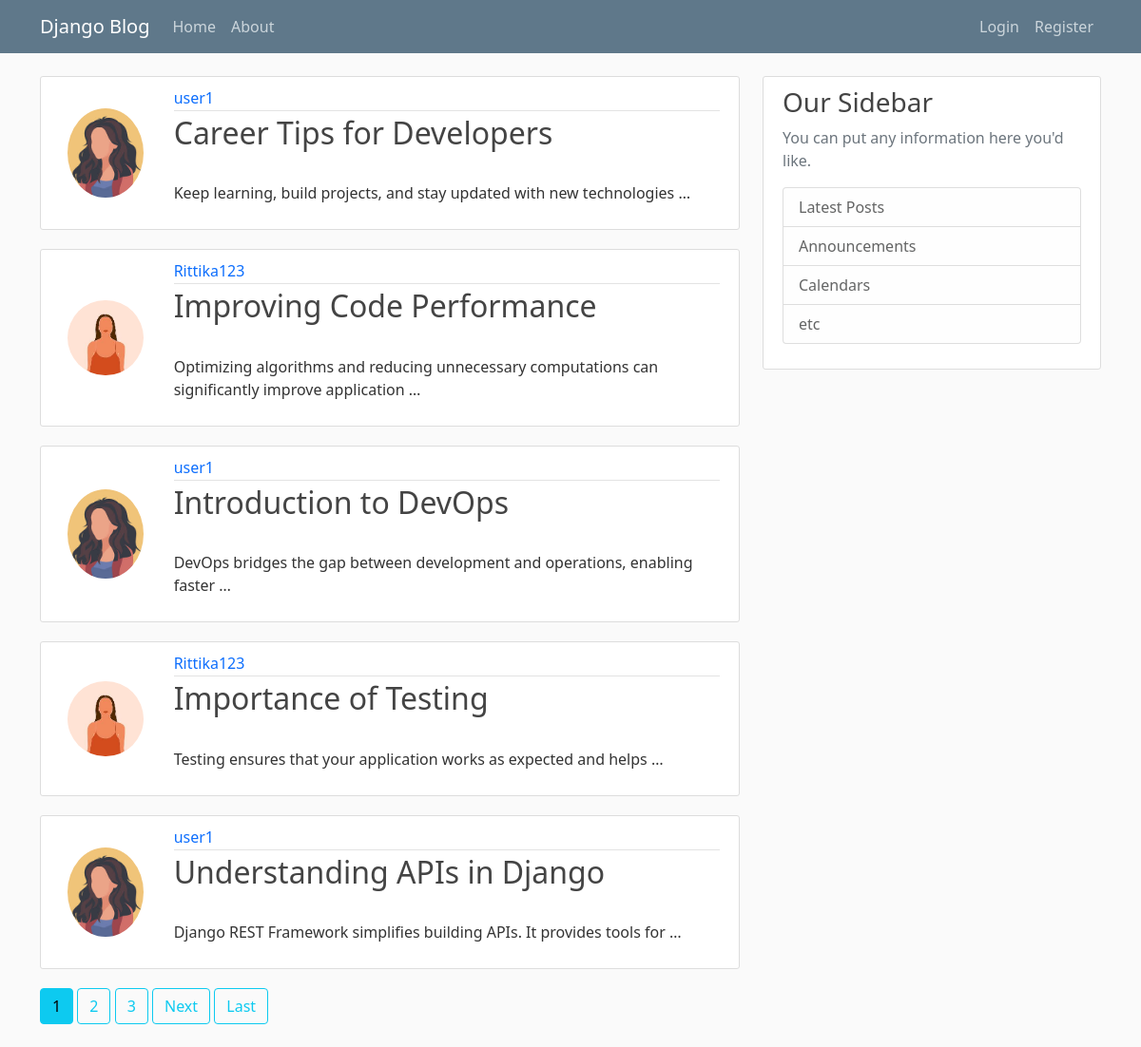
The page / on the database its author committed.
### blog/models.py (models this page shows, shortened)
class Posts(models.Model):
    title=models.CharField(max_length=100)
    content=models.TextField()
    data_posted=models.DateTimeField(default=timezone.now)
    author=models.ForeignKey(User,on_delete=models.CASCADE)

### users/models.py (models this page shows, shortened)
class Profile(models.Model):
    user=models.OneToOneField(User,on_delete=models.CASCADE)
    image=models.ImageField(default='default.jpg',upload_to='profile_pics')

### blog/views.py (the view)
# urls.py: path('', PostListView.as_view(), name='blog-home'),
class PostListView(ListView):
    model=Posts
    template_name='blog/home.html'
    context_object_name='posts'
    ordering=['-data_posted']
    paginate_by=5

### blog/templates/blog/home.html (shortened to what this page needs)
{% extends 'blog/base.html' %}
{% block content %}
{% for post in posts %}
<article class="media content-section">
  <div class="row">
    <div class="col-md-2 d-flex align-items-center justify-content-center">
      <img
        class="col-md-10 rounded-circle"
        src="{{ post.author.profile.image.url }}"
      />
    </div>
    <div class="media-body col-md-10">
      <div class="article-metadata">
        <a class="mr-2 text-decoration-none" href="{% url 'user_posts' post.author.username %}">
          {{ post.author }}
        </a>
      </div>
      <h2>
        <a class="article-title text-decoration-none" href="{% url 'post_detail' post.id %}">
          {{ post.title }}
        </a>
      </h2>
      <p class="article-content">
        {{ post.content|truncatewords:10 }}
      </p>
    </div>
  </div>
</article>
{% endfor %}
{% if is_paginated %}
  {% for num in page_obj.paginator.page_range %}
    {% if page_obj.number == num %}
      <a href="?page={{ num }}" class="btn btn-info mb-4">{{ num }}</a>
    {% elif num > page_obj.number|add:'-3' and num < page_obj.number|add:'3' %}
      <a href="?page={{ num }}" class="btn btn-outline-info mb-4">{{ num }}</a>
    {% endif %}
  {% endfor %}
  {% if page_obj.has_next %}
    <a href="?page={{ page_obj.next_page_number }}" class="btn btn-outline-info mb-4">Next</a>
    <a href="?page={{ page_obj.paginator.num_pages }}" class="btn btn-outline-info mb-4">Last</a>
  {% endif %}
{% endif %}
{% endblock content %}

### blog/templates/blog/base.html (shortened to what this page needs)
{% load static %}
<!DOCTYPE html>
<html>
<head>
    <link href="https://cdn.jsdelivr.net/npm/bootstrap@5.0.2/dist/css/bootstrap.min.css" rel="stylesheet">
    <link rel="stylesheet" href="{% static 'blog/main.css' %}">
</head>
<body>
    <header class="site-header">
        <nav class="navbar navbar-expand-md navbar-dark bg-steel fixed-top">
          <div class="container">
            <a class="navbar-brand mr-4" href="{% url 'blog-home' %}">Django Blog</a>
            <div class="collapse navbar-collapse" id="navbarToggle">
              <div class="navbar-nav mr-auto">
                <a class="nav-item nav-link" href="{% url 'blog-home' %}">Home</a>
                <a class="nav-item nav-link" href="{% url 'blog-about' %}">About</a>
              </div>
              <div class="navbar-nav ms-auto">
               {% if user.is_authenticated %}
                <a class="nav-item nav-link" href="{% url 'post-create'%}">New Post</a>
                <a class="nav-item nav-link" href="{% url 'profile' %}">Profile</a>
                <form method="post" action="{% url 'logout' %}">
                  {% csrf_token %}
                  <button class="btn nav-item nav-link"  type="submit">logout</button>
                </form>
                {% else %}
                <a class="nav-item nav-link" href="{% url 'login' %}">Login</a>
                <a class="nav-item nav-link" href="{% url 'register' %}">Register</a>
                {% endif %}
              </div>
            </div>
          </div>
        </nav>
      </header>
      <main role="main" class="container">
        <div class="row">
          <div class="col-md-8">
            {% block content %}{% endblock %}
          </div>
          <div class="col-md-4">
            <div class="content-section">
              <h3>Our Sidebar</h3>
              <p class='text-muted'>You can put any information here you'd like.
                <ul class="list-group">
                  <li class="list-group-item list-group-item-light">Latest Posts</li>
                  <li class="list-group-item list-group-item-light">Announcements</li>
                  <li class="list-group-item list-group-item-light">Calendars</li>
                  <li class="list-group-item list-group-item-light">etc</li>
                </ul>
              </p>
            </div>
          </div>
        </div>
      </main>
</body>
</html>

### blog/static/blog/main.css (style rules this page uses)
body { background: #fafafa; color: #333333; margin-top: 5rem; }
h1, h2, h3, h4, h5, h6 { color: #444444; }
ul { margin: 0; }
.bg-steel { background-color: #5f788a; }
.site-header .navbar-nav .nav-link { color: #cbd5db; }
.content-section { background: #ffffff; padding: 10px 20px; border: 1px solid #dddddd; border-radius: 3px; margin-bottom: 20px; }
.article-title { color: #444444; }
.article-content { white-space: pre-line; }
.article-metadata { padding-bottom: 1px; margin-bottom: 4px; border-bottom: 1px solid #e3e3e3; }

### rows shown on the page
Posts: author.profile.image (placeholder picture), author "user1", title "Career Tips for Developers", content "Keep learning, build projects, and stay updated with new technologies …"
Posts: author.profile.image (picture), author "Rittika123", title "Improving Code Performance", content "Optimizing algorithms and reducing unnecessary computations can significantly improve application …"
Posts: author.profile.image (placeholder picture), author "user1", title "Introduction to DevOps", content "DevOps bridges the gap between development and operations, enabling faster …"
Posts: author.profile.image (picture), author "Rittika123", title "Importance of Testing", content "Testing ensures that your application works as expected and helps …"
Posts: author.profile.image (placeholder picture), author "user1", title "Understanding APIs in Django", content "Django REST Framework simplifies building APIs. It provides tools for …"

### other values the page prints
{{ num }} "1"
{{ num }} "2" "3"
